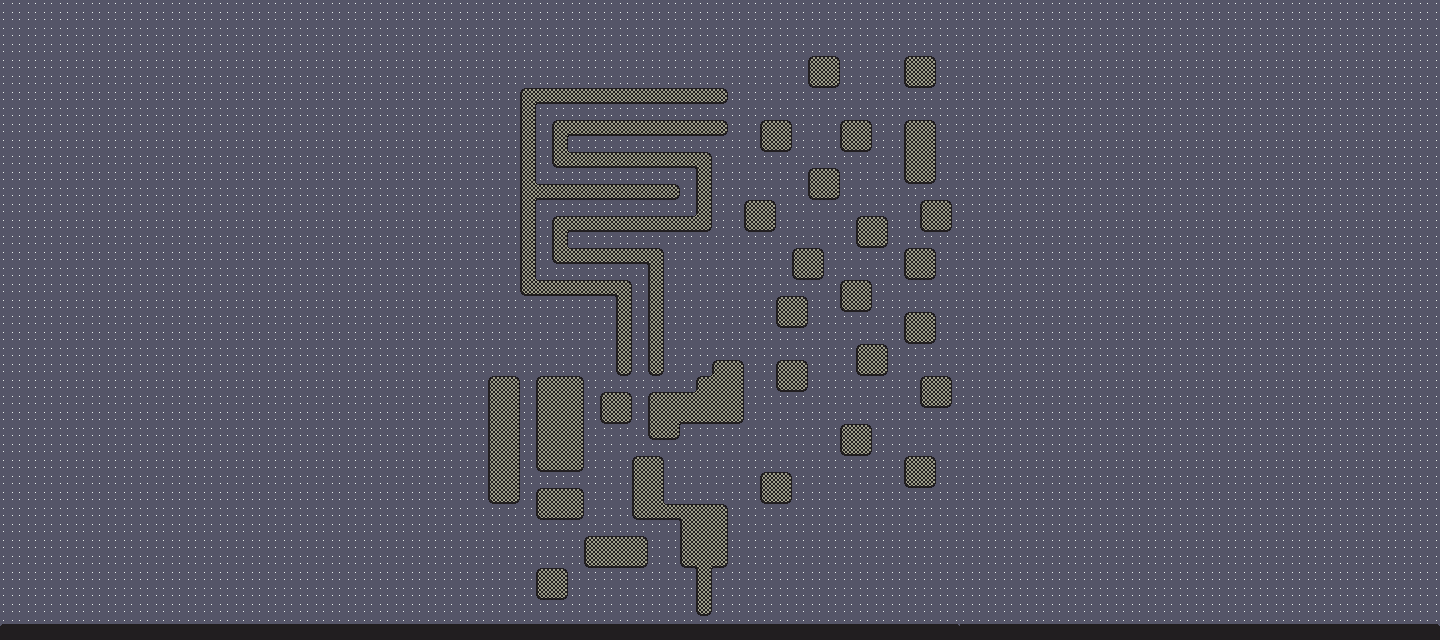

A 2D game scene composited from a Tiled map and its tileset images. What follows is a short description and the map's XML, with each tile layer's data collapsed to a summary:
An orthogonal 90x40 tile map with 16x16 px tiles, 2 tile layers (Background, Platforms), 4 tilesets and 39 objects (35x rectangle, polygon).

<map version="1.10" tiledversion="1.10.2" orientation="orthogonal" renderorder="right-down" width="90" height="40" tilewidth="16" tileheight="16" infinite="0" nextlayerid="7" nextobjectid="86">
 <properties>
  <property name="Draw" type="bool" value="true" />
 </properties>
 <tileset firstgid="1" name="Debug-Tiles" tilewidth="16" tileheight="16" tilecount="256" columns="16">
  <image source="Debug-tiles.png" width="256" height="256" />
  <wangsets>
   <wangset name="Platform" type="corner" tile="65">
    <wangcolor name="Brick" color="#ff0000" tile="-1" probability="1" />
    <wangtile tileid="48" wangid="0,0,0,1,0,0,0,0" />
    <wangtile tileid="49" wangid="0,0,0,1,0,1,0,0" />
    <wangtile tileid="50" wangid="0,0,0,0,0,1,0,0" />
    <wangtile tileid="64" wangid="0,1,0,1,0,0,0,0" />
    <wangtile tileid="65" wangid="0,1,0,1,0,1,0,1" />
    <wangtile tileid="66" wangid="0,0,0,0,0,1,0,1" />
    <wangtile tileid="67" wangid="0,1,0,0,0,1,0,1" />
    <wangtile tileid="68" wangid="0,1,0,1,0,0,0,1" />
    <wangtile tileid="80" wangid="0,1,0,0,0,0,0,0" />
    <wangtile tileid="81" wangid="0,1,0,0,0,0,0,1" />
    <wangtile tileid="82" wangid="0,0,0,0,0,0,0,1" />
    <wangtile tileid="83" wangid="0,0,0,1,0,1,0,1" />
    <wangtile tileid="84" wangid="0,1,0,1,0,1,0,0" />
   </wangset>
  </wangsets>
 </tileset>
 <tileset firstgid="257" name="Cat-1-Walk" tilewidth="50" tileheight="50" tilecount="8" columns="8">
  <image source="Cat-1/Cat-1-Walk.png" width="400" height="50" />
  <tile id="0">
   <animation>
    <frame tileid="0" duration="100" />
    <frame tileid="1" duration="100" />
    <frame tileid="2" duration="100" />
    <frame tileid="3" duration="100" />
    <frame tileid="4" duration="100" />
    <frame tileid="5" duration="100" />
    <frame tileid="6" duration="100" />
    <frame tileid="7" duration="100" />
   </animation>
  </tile>
 </tileset>
 <tileset firstgid="265" name="Cat-1-Idle" tilewidth="50" tileheight="50" tilecount="10" columns="10">
  <image source="Cat-1/Cat-1-Idle.png" width="500" height="50" />
  <tile id="0">
   <animation>
    <frame tileid="0" duration="100" />
    <frame tileid="1" duration="100" />
    <frame tileid="2" duration="100" />
    <frame tileid="3" duration="100" />
    <frame tileid="4" duration="100" />
    <frame tileid="5" duration="100" />
    <frame tileid="6" duration="100" />
    <frame tileid="7" duration="100" />
    <frame tileid="8" duration="100" />
    <frame tileid="9" duration="100" />
   </animation>
  </tile>
 </tileset>
 <tileset firstgid="275" name="Cat-1-Run" tilewidth="50" tileheight="50" tilecount="8" columns="8">
  <image source="Cat-1/Cat-1-Run.png" width="400" height="50" />
  <tile id="0">
   <animation>
    <frame tileid="0" duration="100" />
    <frame tileid="1" duration="100" />
    <frame tileid="2" duration="100" />
    <frame tileid="3" duration="100" />
    <frame tileid="4" duration="100" />
    <frame tileid="5" duration="100" />
    <frame tileid="6" duration="100" />
    <frame tileid="7" duration="100" />
   </animation>
  </tile>
 </tileset>
 <layer id="1" name="Background" width="90" height="40" parallaxx="0.5" parallaxy="0.5">
  <properties>
   <property name="Draw" type="bool" value="true" />
  </properties>
  <data>[3600 cells, 3600 non-empty, 1 distinct tile ids]</data>
 </layer>
 <layer id="2" name="Platforms" width="90" height="40">
  <properties>
   <property name="Draw" type="bool" value="true" />
  </properties>
  <data>[3600 cells, 642 non-empty, 16 distinct tile ids]</data>
 </layer>
 <objectgroup id="4" name="Collisions" class="platforms">
  <object id="2" type="rectangle" x="536.25" y="488.125" width="47.75" height="32" />
  <object id="8" type="rectangle" x="487.8" y="376.333" width="32" height="127.333" />
  <object id="10" type="rectangle" x="536.125" y="376.125" width="47.625" height="95.75" />
  <object id="13" type="rectangle" x="599.75" y="392.125" width="32.25" height="32" />
  <object id="15" type="rectangle" x="647.875" y="391.875" width="31.75" height="47.875" />
  <object id="25" type="rectangle" x="712.125" y="359.75" width="31.875" height="64.125" />
  <object id="27" type="rectangle" x="696.091" y="375.818" width="15.9091" height="48" />
  <object id="29" type="rectangle" x="679.818" y="391.909" width="16.0909" height="31.9091" />
  <object id="32" type="rectangle" x="775.625" y="359.75" width="32.25" height="31.875" />
  <object id="39" type="rectangle" x="839.625" y="423.625" width="32.125" height="32.125" />
  <object id="40" type="rectangle" x="759.75" y="472.125" width="32.125" height="31.875" />
  <object id="43" type="rectangle" x="903.625" y="456" width="32.625" height="32" />
  <object id="46" type="rectangle" x="919.75" y="375.875" width="32.125" height="31.75" />
  <object id="50" type="rectangle" x="855.5" y="343.875" width="32.75" height="31.75" />
  <object id="52" type="rectangle" x="903.625" y="312.125" width="32.625" height="32" />
  <object id="53" type="rectangle" x="903.75" y="247.875" width="32.25" height="32.375" />
  <object id="54" type="rectangle" x="839.75" y="280" width="32.25" height="32.125" />
  <object id="55" type="rectangle" x="775.875" y="296" width="32.125" height="32.5" />
  <object id="56" type="rectangle" x="791.5" y="248.125" width="32.5" height="31.875" />
  <object id="57" type="rectangle" x="855.75" y="215.75" width="32.25" height="32.25" />
  <object id="58" type="rectangle" x="919.5" y="200" width="32.5" height="32.125" />
  <object id="59" type="rectangle" x="903.875" y="120" width="32.375" height="63.875" />
  <object id="60" type="rectangle" x="840" y="119.75" width="32.125" height="32.125" />
  <object id="61" type="rectangle" x="759.875" y="120" width="31.875" height="32.125" />
  <object id="62" type="rectangle" x="807.625" y="55.875" width="33" height="32" />
  <object id="63" type="rectangle" x="903.5" y="55.5" width="32.75" height="32.75" />
  <object id="64" type="rectangle" x="807.875" y="168" width="32" height="32" />
  <object id="65" type="rectangle" x="583.909" y="535.909" width="64" height="32.2727" />
  <object id="66" type="rectangle" x="536" y="567.625" width="31.875" height="32.875" />
  <object id="68" type="rectangle" x="696.125" y="568.125" width="15.75" height="47.5" />
  <object id="69" type="rectangle" x="679.875" y="504" width="48" height="63.75" />
  <object id="70" type="rectangle" x="631.625" y="504.125" width="48.125" height="15.75" />
  <object id="73" type="rectangle" x="631.5" y="455.625" width="32.625" height="48.375" />
  <object id="74" type="rectangle" x="744" y="199.875" width="31.875" height="32" />
  <object id="75" type="polygon" x="632.182" y="375.455">
   <polygon points="0,0 -16.3636,-0.181818 -16,-79.2727 -112.364,-79.0909 -112.182,-288 95.4545,-287.636 95.2727,-271.636 -95.8182,-271.091 -95.4545,-191.636 50.3636,-192.182 46.7273,-174 5.27273,-174.545 -96.3636,-175.091 -95.4545,-96.9091 -0.181818,-95.4545" />
  </object>
 </objectgroup>
 <objectgroup id="6" name="VoidColliders" class="death">
  <object id="83" type="rectangle" x="-800" y="854.545" width="2763.64" height="496.97" />
 </objectgroup>
 <objectgroup id="5" name="Object Layer 2">
  <object id="77" gid="257" x="525.182" y="585.545" width="50" height="50" />
  <object id="78" gid="257" x="621.364" y="473.727" width="50" height="50" />
  <object id="79" gid="257" x="538.75" y="298.125" width="50" height="50" />
 </objectgroup>
</map>
